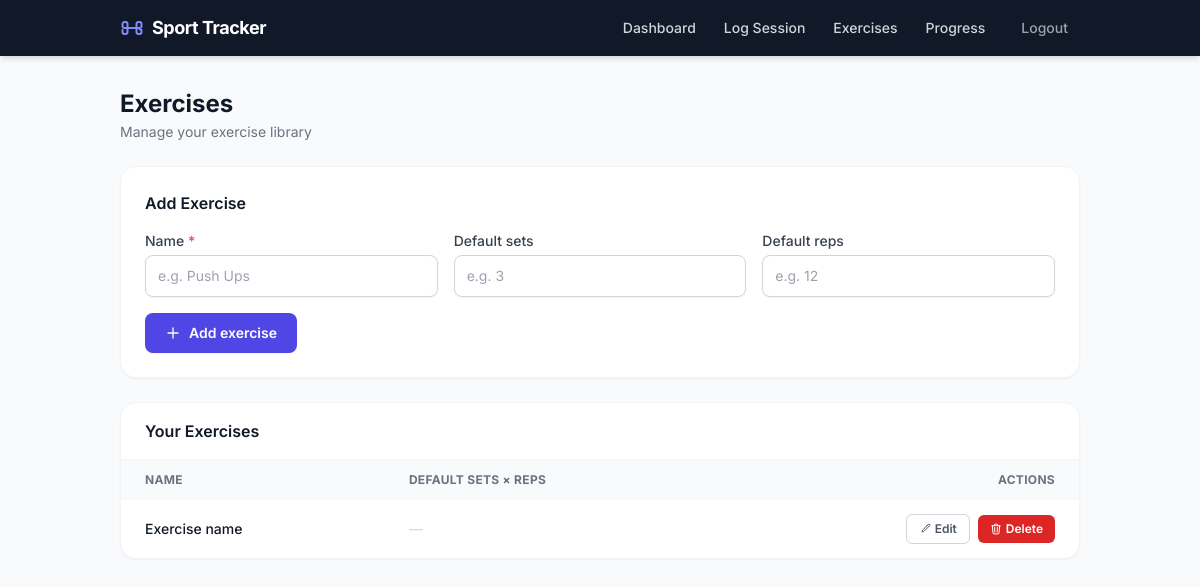
The page /exercises (signed in) on the database as committed earlier.
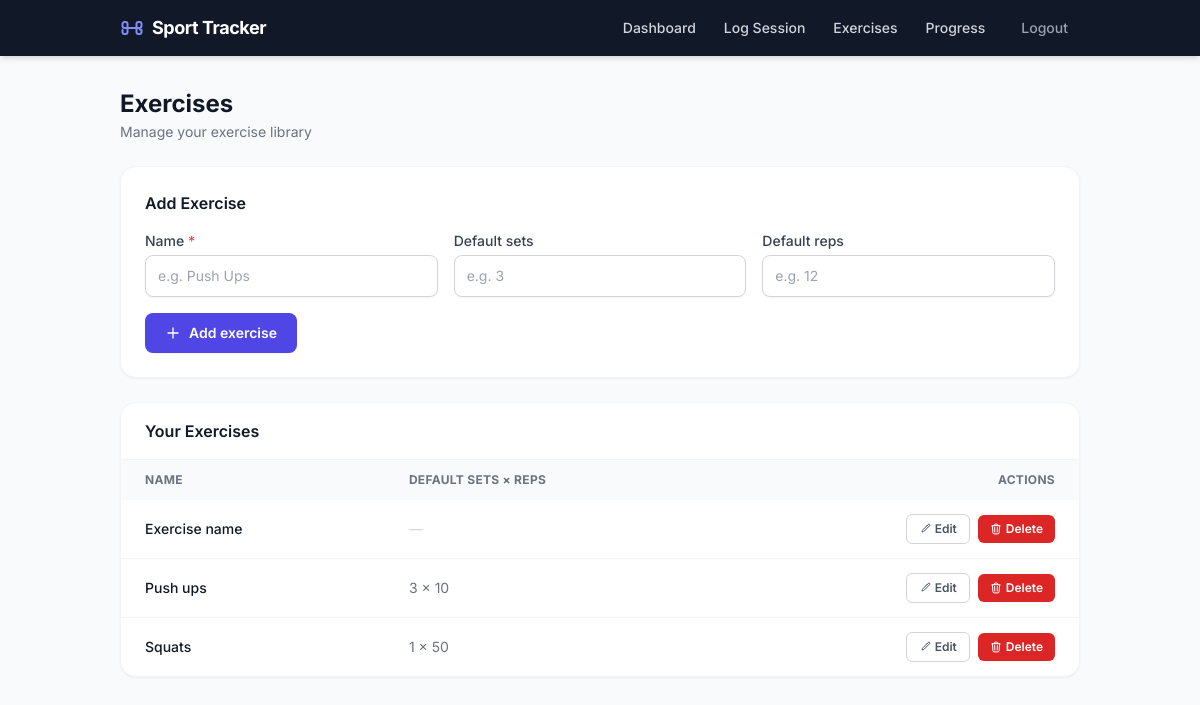
The same page on the database as committed later.
### tables this page shows
CREATE TABLE exercises (
  id INTEGER PRIMARY KEY AUTOINCREMENT,
  user_id INTEGER NOT NULL,
  name TEXT NOT NULL,
  default_sets INTEGER,
  default_reps INTEGER,
  created_at TEXT NOT NULL DEFAULT CURRENT_TIMESTAMP,
  UNIQUE(user_id, name),
  FOREIGN KEY (user_id) REFERENCES users(id) ON DELETE CASCADE
);

### app/routes.py (the view, shortened to what this page needs)
@bp.route("/exercises", methods=("GET", "POST"))
@login_required
def exercises():
    user_id = g.user["id"]
    items = list_exercises(user_id)
    return render_template("exercises.html", exercises=items)

### app/auth/__init__.py (called while the page is built)
def generate_csrf_token() -> str:
    token = session.get("csrf_token")
    if token is None:
        token = secrets.token_urlsafe(32)
        session["csrf_token"] = token
    return token

def login_required(view):
    @wraps(view)
    def wrapped_view(*args, **kwargs):
        if g.user is None:
            return redirect(url_for("auth.login"))
        return view(*args, **kwargs)
    return wrapped_view

@bp.before_app_request
def load_logged_in_user():
    from app.db import get_db  # local import to avoid circular deps at module load
    user_id = session.get("user_id")
    if user_id is None:
        g.user = None
        return
    g.user = get_db().execute(
        "SELECT * FROM users WHERE id = ?", (user_id,)
    ).fetchone()

@bp.before_app_request
def validate_csrf_token():
    if request.method in {"POST", "PUT", "PATCH", "DELETE"}:
        session_token = session.get("csrf_token")
        form_token = request.form.get("csrf_token")
        if session_token is None or form_token is None:
            abort(400)
        if not secrets.compare_digest(session_token, form_token):
            abort(400)

@bp.app_context_processor
def inject_csrf_token():
    return {"csrf_token": generate_csrf_token()}

### app/db.py (called while the page is built)
def get_db():
    if "db" not in g:
        database_path = Path(current_app.config["DATABASE"])
        database_path.parent.mkdir(parents=True, exist_ok=True)
        conn = sqlite3.connect(database_path)
        conn.row_factory = sqlite3.Row
        conn.execute("PRAGMA foreign_keys = ON;")
        g.db = conn
    return g.db

### app/tracker/exercises/queries.py (called while the page is built)
def list_exercises(user_id: int):
    return get_db().execute(
        "SELECT * FROM exercises WHERE user_id = ? ORDER BY name ASC",
        (user_id,),
    ).fetchall()

### app/templates/exercises.html (shortened to what this page needs)
{% extends 'base.html' %}
{% block content %}
<div class="mb-6 flex items-center justify-between">
  <div>
    <h1 class="text-2xl font-bold text-gray-900">Exercises</h1>
    <p class="text-sm text-gray-500 mt-0.5">Manage your exercise library</p>
  </div>
</div>
<div class="rounded-2xl bg-white border border-gray-100 shadow-sm p-6 mb-6">
  <h2 class="text-base font-semibold text-gray-900 mb-4">Add Exercise</h2>
  <form method="post">
    <div class="grid grid-cols-1 gap-4 sm:grid-cols-3">
      <div class="sm:col-span-1">
        <label for="exercise-name" class="block text-sm font-medium text-gray-700 mb-1">Name <span class="text-red-500">*</span></label>
        <input id="exercise-name" name="name" type="text" required placeholder="e.g. Push Ups"
               class="block w-full rounded-lg border border-gray-300 bg-white px-3 py-2.5 text-sm
                      text-gray-900 placeholder:text-gray-400 shadow-sm
                      focus:border-indigo-500 focus:outline-none focus:ring-2 focus:ring-indigo-200 transition">
      </div>
      <div>
        <label for="default-sets" class="block text-sm font-medium text-gray-700 mb-1">Default sets</label>
        <input id="default-sets" name="default_sets" type="number" min="1" placeholder="e.g. 3"
               class="block w-full rounded-lg border border-gray-300 bg-white px-3 py-2.5 text-sm
                      text-gray-900 placeholder:text-gray-400 shadow-sm
                      focus:border-indigo-500 focus:outline-none focus:ring-2 focus:ring-indigo-200 transition">
      </div>
      <div>
        <label for="default-reps" class="block text-sm font-medium text-gray-700 mb-1">Default reps</label>
        <input id="default-reps" name="default_reps" type="number" min="0" placeholder="e.g. 12"
               class="block w-full rounded-lg border border-gray-300 bg-white px-3 py-2.5 text-sm
                      text-gray-900 placeholder:text-gray-400 shadow-sm
                      focus:border-indigo-500 focus:outline-none focus:ring-2 focus:ring-indigo-200 transition">
      </div>
    </div>
    <div class="mt-4">
      <button type="submit"
              class="inline-flex items-center gap-2 rounded-lg bg-indigo-600 px-5 py-2.5 text-sm font-semibold text-white shadow-sm hover:bg-indigo-700 transition active:scale-95">
        <svg class="w-4 h-4" fill="none" viewBox="0 0 24 24" stroke="currentColor" stroke-width="2">
          <path stroke-linecap="round" stroke-linejoin="round" d="M12 4.5v15m7.5-7.5h-15"/>
        </svg>
        Add exercise
      </button>
    </div>
  </form>
</div>
<div class="rounded-2xl bg-white border border-gray-100 shadow-sm overflow-hidden">
  <div class="px-6 py-4 border-b border-gray-100">
    <h2 class="text-base font-semibold text-gray-900">Your Exercises</h2>
  </div>
  {% if exercises %}
    <div class="hidden sm:block overflow-x-auto">
      <table class="w-full text-sm">
        <thead>
          <tr class="bg-gray-50 text-left text-xs font-semibold text-gray-500 uppercase tracking-wide">
            <th class="px-6 py-3">Name</th>
            <th class="px-6 py-3">Default sets × reps</th>
            <th class="px-6 py-3 text-right">Actions</th>
          </tr>
        </thead>
        <tbody class="divide-y divide-gray-100">
          {% for e in exercises %}
            <tr class="hover:bg-gray-50 transition">
              <td class="px-6 py-3.5 font-medium text-gray-900">{{ e['name'] }}</td>
              <td class="px-6 py-3.5 text-gray-500">
                {% if e['default_sets'] or e['default_reps'] %}
                  {{ e['default_sets'] or '–' }} × {{ e['default_reps'] or '–' }}
                {% else %}
                  <span class="text-gray-300">—</span>
                {% endif %}
              </td>
              <td class="px-6 py-3.5 text-right">
                <div class="inline-flex items-center gap-2">
                  <a href="{{ url_for('routes.edit_exercise_view', exercise_id=e['id']) }}"
                     class="inline-flex items-center gap-1 rounded-md border border-gray-300 bg-white px-3 py-1.5 text-xs font-semibold text-gray-600 hover:bg-gray-50 transition active:scale-95">
                    <svg class="w-3 h-3" fill="none" viewBox="0 0 24 24" stroke="currentColor" stroke-width="2">
                      <path stroke-linecap="round" stroke-linejoin="round" d="M16.862 4.487l1.687-1.688a1.875 1.875 0 112.652 2.652L10.582 16.07a4.5 4.5 0 01-1.897 1.13L6 18l.8-2.685a4.5 4.5 0 011.13-1.897l8.932-8.931z"/>
                    </svg>
                    Edit
                  </a>
                  <form method="post" action="{{ url_for('routes.delete_exercise_view', exercise_id=e['id']) }}"
                        onsubmit="return confirm('Delete {{ e['name'] }}?')">
                    <button type="submit"
                            class="inline-flex items-center gap-1 rounded-md bg-red-600 px-3 py-1.5 text-xs font-semibold text-white hover:bg-red-700 transition active:scale-95 border-none cursor-pointer">
                      Delete
                    </button>
                  </form>
                </div>
              </td>
            </tr>
          {% endfor %}
        </tbody>
      </table>
    </div>
  {% endif %}
</div>
{% endblock %}

### app/templates/base.html (shortened to what this page needs)
<!doctype html>
<html lang="en" class="h-full">
<head>
  <script src="https://cdn.tailwindcss.com"></script>
</head>
<body class="h-full bg-slate-50 text-gray-900 font-sans antialiased">
  <nav class="bg-gray-900 shadow-md">
    <div class="mx-auto max-w-5xl px-4 sm:px-6 lg:px-8">
      <div class="flex h-14 items-center justify-between">
        <a href="{{ url_for('routes.dashboard') if g.user else url_for('auth.login') }}"
           class="flex items-center gap-2 text-white font-bold text-lg tracking-tight">
          Sport Tracker
        </a>
        {% if g.user %}
        <div class="hidden sm:flex items-center gap-1">
          <a href="{{ url_for('routes.dashboard') }}"
             class="rounded-md px-3 py-1.5 text-sm font-medium text-gray-300 hover:bg-gray-700 hover:text-white transition">Dashboard</a>
          <a href="{{ url_for('routes.new_session') }}"
             class="rounded-md px-3 py-1.5 text-sm font-medium text-gray-300 hover:bg-gray-700 hover:text-white transition">Log Session</a>
          <a href="{{ url_for('routes.exercises') }}"
             class="rounded-md px-3 py-1.5 text-sm font-medium text-gray-300 hover:bg-gray-700 hover:text-white transition">Exercises</a>
          <a href="{{ url_for('routes.progress') }}"
             class="rounded-md px-3 py-1.5 text-sm font-medium text-gray-300 hover:bg-gray-700 hover:text-white transition">Progress</a>
          <form method="post" action="{{ url_for('auth.logout') }}" class="ml-2">
            <button type="submit"
                    class="rounded-md px-3 py-1.5 text-sm font-medium text-gray-400 hover:bg-gray-700 hover:text-white transition cursor-pointer border-none bg-transparent">
              Logout
            </button>
          </form>
        </div>
        {% endif %}
      </div>
    </div>
  </nav>
  <main class="mx-auto max-w-5xl px-4 sm:px-6 lg:px-8 py-8">
    {% block content %}{% endblock %}
  </main>
</body>
</html>

Rows that differ between the two databases and show on the page:
added exercises: name "Push ups", default_sets "3", default_reps "10"
added exercises: name "Squats", default_sets "1", default_reps "50"
